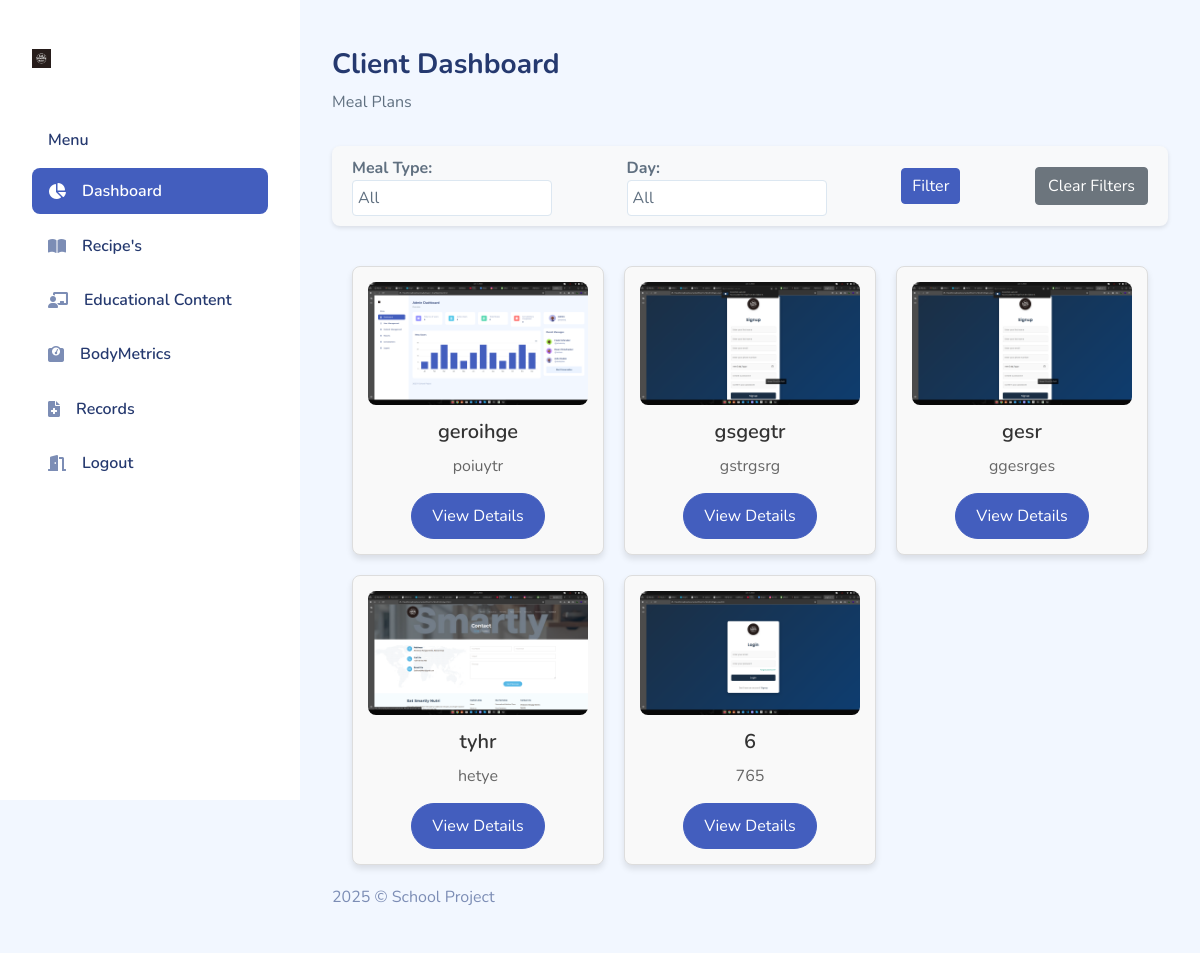
Screenshot of /client_meal_plan_list/ with the database file from the repository.
### Landing/models.py (models this page shows, shortened)
class MealPlan(models.Model):
    MEAL_TYPE_CHOICES = [
        ('Vegetarian', 'Vegetarian'),
        ('Vegan', 'Vegan'),
        ('High Protein', 'High Protein'),
        ('Low Carb', 'Low Carb'),
        ('Balanced', 'Balanced')
    ]
    DAYS_OF_WEEK = [
        ('Monday', 'Monday'),
        ('Tuesday', 'Tuesday'),
        ('Wednesday', 'Wednesday'),
        ('Thursday', 'Thursday'),
        ('Friday', 'Friday'),
        ('Saturday', 'Saturday'),
        ('Sunday', 'Sunday')
    ]
    meal_plan_title = models.CharField(max_length=255)
    description = models.TextField()
    meal_type = models.CharField(max_length=50, choices=MEAL_TYPE_CHOICES)
    days = MultiSelectField(choices=DAYS_OF_WEEK)
    recipes = models.ManyToManyField('Recipe')
    calories_goal = models.IntegerField(null=True, blank=True)
    protein_goal = models.IntegerField(null=True, blank=True)
    carbs_goal = models.IntegerField(null=True, blank=True)
    fat_goal = models.IntegerField(null=True, blank=True)
    meal_plan_image = models.ImageField(upload_to='meal_plan_images/', null=True, blank=True)

### Landing/views.py (the view)
# urls.py: path('client_meal_plan_list/', client_meal_plan_list, name='client_meal_plan_list'),
def client_meal_plan_list(request):
    meal_type_filter = request.GET.get('meal_type')
    day_filter = request.GET.get('day')
    meal_plans = MealPlan.objects.all()
    if meal_type_filter:
        meal_plans = meal_plans.filter(meal_type=meal_type_filter)
    if day_filter:
        meal_plans = meal_plans.filter(days__icontains=day_filter)
    context = {
        'meal_plans': meal_plans,
        'meal_types': MealPlan.MEAL_TYPE_CHOICES,
        'days': MealPlan.DAYS_OF_WEEK,
    }
    return render(request, 'client_meal_plan_list.html', context)

### Landing/templates/client_meal_plan_list.html (shortened to what this page needs)
{% load static %}
<!DOCTYPE html>
<html lang="en">
<head>
    <link rel="stylesheet" href="{% static 'assets/css/bootstrap.css' %}">
    <link rel="stylesheet" href="{% static 'assets/css/bold.css' %}">
    <link rel="stylesheet" href="{% static 'assets/css/perfect-scrollbar.css' %}">
    <link rel="stylesheet" href="{% static 'assets/css/bootstrap-icons.css' %}">
    <link rel="stylesheet" href="{% static 'assets/css/app.css' %}">
    <link href="https://cdnjs.cloudflare.com/ajax/libs/font-awesome/6.0.0/css/all.min.css" rel="stylesheet">
</head>
<body>
    <div id="app">
        <div id="sidebar" class="active">
            <div class="sidebar-wrapper active">
                <div class="sidebar-header">
                    <div class="d-flex justify-content-between">
                        <div class="logo">
                            <a href="index.html"><img src="{% static 'assets/images/logo.jpg' %}" alt="Logo" srcset=""></a>
                        </div>
                    </div>
                </div>
                <div class="sidebar-menu">
                    <ul class="menu">
                        <li class="sidebar-title">Menu</li>
                        <li class="sidebar-item active">
                            <a href="{% url 'client_dashboard' %}" class="sidebar-link">
                                <i class="fas fa-chart-pie"></i>
                                <span>Dashboard</span>
                            </a>
                        </li>
                        <li class="sidebar-item">
                            <a href="{% url 'client_recipe_list' %}" class="sidebar-link">
                                <i class="fas fa-book-open"></i>
                                <span>Recipe's</span>
                            </a>
                        </li>
                        <li class="sidebar-item">
                            <a href="{% url 'client_educontent_list' %}" class="sidebar-link">
                                <i class="fas fa-chalkboard-teacher"></i>
                                <span>Educational Content</span>
                            </a>
                        </li>
                        <li class="sidebar-item">
                            <a href="{% url 'client_bodymetric_view' %}" class="sidebar-link">
                                <i class="fas fa-weight-scale"></i>
                                <span>BodyMetrics</span>
                            </a>
                        </li>
                        <li class="sidebar-item">
                            <a href="{% url 'client_records' %}" class="sidebar-link">
                                <i class="fas fa-file-medical"></i>
                                <span>Records</span>
                            </a>
                        </li>
                        <li class="sidebar-item">
                            <a href="{% url 'client_logout' %}" class="sidebar-link">
                                <i class="fas fa-door-open"></i>
                                <span>Logout</span>
                            </a>
                        </li>
                    </ul>
                </div>
            </div>
        </div>
        <div id="main">
            <div class="page-heading">
                <h3>Client Dashboard</h3>
                <p>Meal Plans</p>
            </div>
            <div class="filter-bar">
                <form method="GET" class="filter-form">
                    <div class="filter-group">
                        <label for="meal_type">Meal Type:</label>
                        <select name="meal_type" id="meal_type" class="form-control">
                            <option value="">All</option>
                        </select>
                    </div>
                    <div class="filter-group">
                        <label for="day">Day:</label>
                        <select name="day" id="day" class="form-control">
                            <option value="">All</option>
                        </select>
                    </div>
                    <button type="submit" class="btn btn-primary">Filter</button>
                    <a href="{% url 'client_meal_plan_list' %}" class="btn btn-secondary">Clear Filters</a>
                </form>
            </div>
            <div class="meal-plan-grid">
                {% for meal_plan in meal_plans %}
                <div class="meal-plan-card">
                    <img src="{{ meal_plan.meal_plan_image.url }}" alt="Meal Plan Image">
                    <h3>{{ meal_plan.meal_plan_title }}</h3>
                    <p>{{ meal_plan.description|truncatewords:20 }}</p>
                    <a href="{% url 'client_meal_plan_detail' meal_plan.id %}" class="btn btn-primary">View Details</a>
                </div>
                {% endfor %}
            </div>
            <footer>
                <div class="footer clearfix mb-0 text-muted">
                    <div class="float-start">
                        <p>2025 &copy; School Project</p>
                    </div>
                </div>
            </footer>
        </div>
    </div>
</body>
</html>

### Landing/static/assets/css/perfect-scrollbar.css (style rules this page uses)
.ps { overflow: hidden !important; overflow-anchor: none; -ms-overflow-style: none; touch-action: auto; -ms-touch-action: auto; }

### Landing/static/assets/css/app.css (style rules this page uses)
.btn.btn-danger,.btn.btn-info,.btn.btn-primary,.btn.btn-secondary,.btn.btn-success,.btn.btn-warning { color:#fff }
#sidebar.active .sidebar-wrapper { left:0 }
.sidebar-wrapper { width:300px;height:100vh;position:fixed;top:0;z-index:10;overflow-y:auto;background-color:#fff;bottom:0;transition:left .5s ease-out }
.sidebar-wrapper .sidebar-header { padding:2rem 2rem 1rem;font-size:2rem;font-weight:700 }
.sidebar-wrapper .sidebar-header img { height:1.2rem }
.sidebar-wrapper .menu { margin-top:2rem;padding:0 2rem;font-weight:600 }
.sidebar-wrapper .menu .sidebar-title { padding:0 1rem;margin:1.5rem 0 1rem;font-size:1rem;list-style:none;font-weight:600;color:#25396f }
.sidebar-wrapper .menu .sidebar-link { display:block;padding:.7rem 1rem;font-size:1rem;display:flex;align-items:center;border-radius:.5rem;transition:all .5s;text-decoration:none;color:#25396f }
.sidebar-wrapper .menu .sidebar-link i,.sidebar-wrapper .menu .sidebar-link svg { color:#7c8db5 }
.sidebar-wrapper .menu .sidebar-link span { margin-left:1rem }
.sidebar-wrapper .menu .sidebar-item { list-style:none;margin-top:.5rem;position:relative }
.sidebar-wrapper .menu .sidebar-item.active .sidebar-link { background-color:#435ebe }
.sidebar-wrapper .menu .sidebar-item.active .sidebar-link span { color:#fff }
.sidebar-wrapper .menu .sidebar-item.active .sidebar-link i,.sidebar-wrapper .menu .sidebar-item.active .sidebar-link svg { fill:#fff;color:#fff }
#main { margin-left:300px;padding:2rem }
.page-heading { margin:0 0 2rem }
.page-heading h3 { font-weight:700 }
a { text-decoration:none }

### Landing/templates/client_meal_plan_list.html (style rules this page uses)
.meal-plan-grid { display: grid; grid-template-columns: repeat(auto-fit, minmax(250px, 1fr)); gap: 20px; }
.meal-plan-card { border: 1px solid #ddd; border-radius: 10px; padding: 15px; box-shadow: 0 4px 8px rgba(0, 0, 0, 0.1); text-align: center; }
.meal-plan-card img { width: 100%; border-radius: 10px; }
.filter-bar { display: flex; justify-content: space-between; align-items: center; margin-bottom: 20px; background-color: #f8f9fa; padding: 10px 20px; border-radius: 8px; box-shadow: 0 2px 4px rgba(0, 0, 0, 0.1); }
.filter-form { display: flex; gap: 15px; align-items: center; width: 100%; justify-content: space-between; }
.filter-group label { margin-right: 5px; font-weight: bold; }
.filter-group select { width: 200px; padding: 5px; }
.filter-form button { padding: 5px 10px; }
.meal-plan-grid { display: grid; grid-template-columns: repeat(3, 1fr); gap: 20px; margin: 0 auto; padding: 20px; }
.meal-plan-card { background-color: #f9f9f9; border-radius: 8px; box-shadow: 0 4px 6px rgba(0, 0, 0, 0.1); padding: 15px; text-align: center; transition: transform 0.3s ease; }
.meal-plan-card img { width: 100%; height: auto; border-radius: 8px; margin-bottom: 15px; }
.meal-plan-card h3 { font-size: 20px; font-weight: 600; color: #333; margin-bottom: 10px; }
.meal-plan-card p { font-size: 16px; color: #666; margin-bottom: 15px; }
.meal-plan-card .btn { padding: 10px 20px; font-size: 16px; border-radius: 25px; text-decoration: none; background-color: #435ebe; color: white; }

### rows the page displays
MealPlan: meal_plan_image (picture), meal_plan_title "geroihge", description "poiuytr"
MealPlan: meal_plan_image (picture), meal_plan_title "gsgegtr", description "gstrgsrg"
MealPlan: meal_plan_image (picture), meal_plan_title "gesr", description "ggesrges"
MealPlan: meal_plan_image (picture), meal_plan_title "tyhr", description "hetye"
MealPlan: meal_plan_image (picture), meal_plan_title "6", description "765"
